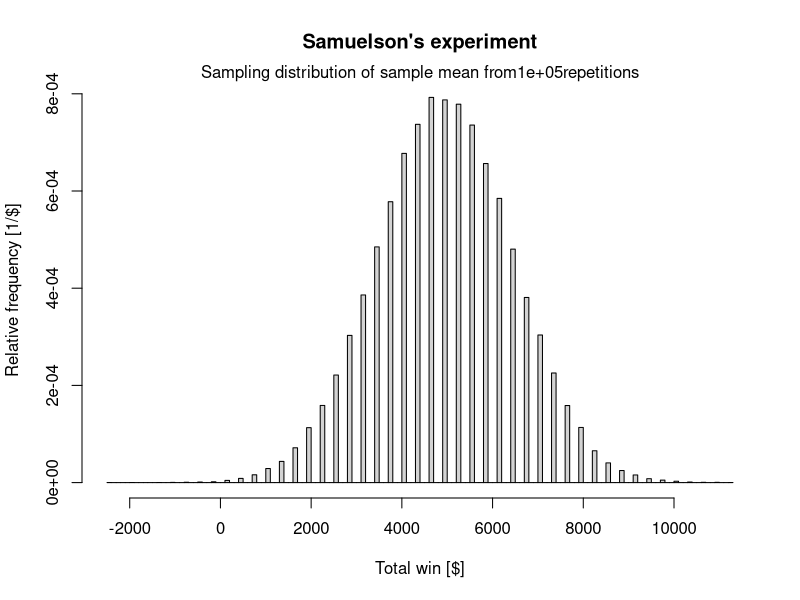

Write R code to recreate this figure.
################################################################################
# Samuelson's problem
#     Effect of aggregation of independent simple lotteries (--> CLT)
# Source: Kahneman (2011): 336-340
# Do, 22.11.2018
################################################################################

# clear memory
graphics.off()
rm(list = ls())

# stakes [$]
win <- 200
lose <- -100

# Bernoulli parameter
probability <- 1 / 2
# no. of of independent and identical repetitions of coin tosses
#   (--> binomial distribution)
nTosses <- 100

# no. of independent and identical repetitions of Samuelson's experiment
k <- 1e5

# Samuelson's experiment
samuelsonExperiment <- function () {
  tosses <- rbinom(n = nTosses , size = 1 , prob = probability)
  
  outcome <- c(rep(0 , length(tosses)))
  
  for (i in 1:length(tosses)) {
    if (tosses[i] == 1) {
      outcome[i] <- win
    }
    else {
      outcome[i] <- lose
    }
  }
  
  output <- cumsum(outcome)
  return(output)
}

# sampling: matrix of outcomes
values <- replicate(n = k , expr = samuelsonExperiment())

# sampling distribution of sample mean
hist(
  x = values[nTosses, ] ,
  breaks = 1e2 ,
  freq = FALSE ,
  main = "Samuelson's experiment" ,
  xlab = "Total win [$]" ,
  ylab = "Relative frequency [1/$]"
)
mtext(paste0("Sampling distribution of sample mean from" , k , "repetitions"))
mean(values[nTosses, ])
sd(values[nTosses, ])

# probability of losing
mean(values[nTosses, ] < 0)

################################################################################
################################################################################
